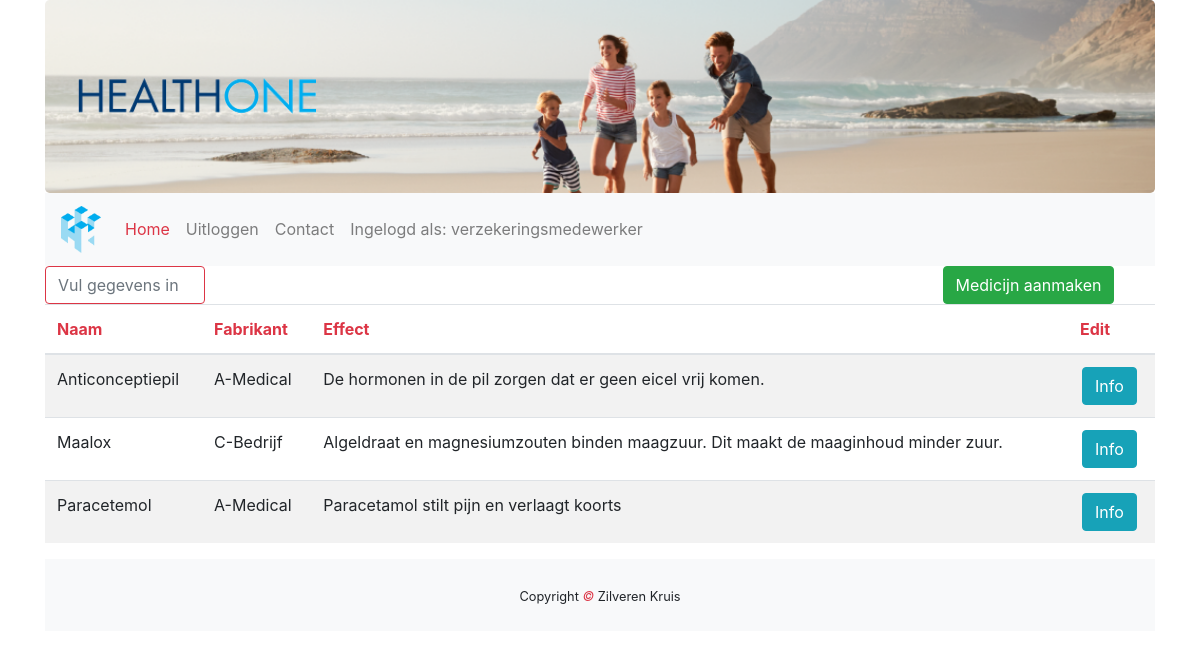
/zorgverzekeraar/medicijnen/overzicht.php (signed in), run on the app's committed database.
### tables this page shows
CREATE TABLE `medicijn` (
  `id` int(11) NOT NULL,
  `naam` varchar(45) DEFAULT NULL,
  `fabrikant` varchar(50) DEFAULT NULL,
  `vergoeding` tinyint(1) NOT NULL DEFAULT 0,
  `bijwerkingen` varchar(255) DEFAULT NULL,
  `effect` varchar(255) DEFAULT NULL,
  `prijs` double(10,2) DEFAULT NULL
);

### zorgverzekeraar/medicijnen/overzicht.php (the view, shortened to what this page needs)
<!DOCTYPE html>
<html lang="en">
<head>
    <link rel="stylesheet" href="https://maxcdn.bootstrapcdn.com/bootstrap/4.3.1/css/bootstrap.min.css">
    <link rel="stylesheet" href="../../css/index.css">
</head>
<body>
<div class="container">
    <div class="jumbotron text-center">
    <div class="row">
        <div class="col-sm-3">
            <img class="d-none d-sm-block img-fluid" src="../../img/healthtwo_text_transparent.png" alt="Logo">
        </div>
    </div>
</div>
<nav class="navbar navbar-expand-sm bg-light navbar-light sticky-top">
            <a class="navbar-brand" href="../verzekeraar_index.php">
                <img class="navbrand" src="../../img/healthtwo_logo_transparent.png" alt="Logo">
            </a>
            <div class="collapse navbar-collapse" id="collapse_target">
                <ul class="navbar-nav">
                    <li class="nav-item active">
                        <a class="nav-link text-danger" href="../../index.php">Home</a>
                    </li>
                    <?php
                    if(isset($_SESSION['functie']) && $_SESSION['functie'] != null) {
                        echo '<li class="nav-item"><a class="nav-link" href="uitloggen.php">Uitloggen</a></li>';
                    }
                    ?>
                    <li class="nav-item">
                        <a class="nav-link" href="../../contact.php">Contact</a>
                    </li>
                    <?php
                    if(isset($_SESSION['functie'])) {
                    echo '<li class="nav-item">
                    <a class="nav-link" href="#">Ingelogd als: ' . $_SESSION['functie'] .'</a></li>';
                }
                ?>
                </ul>
            </div>
        </nav>
<div class="row text-center">
    <div class="col-lg-2">
        <input class="form-control form-control-underlined border-danger" id="myInput" type="text"
               placeholder="Vul gegevens in">
    </div>
    <div class="col-lg-7">
    </div>
    <div class="col-lg-3">
        <a href="overzicht/aanmaken.php"><button class='btn btn-success' type=button>Medicijn aanmaken</button></a>
    </div>
</div>
<div class="table-responsive">
    <table class="table table-striped">
        <thead>
        <tr>
            <th scope="col" class="text-danger">Naam</th>
            <th scope="col" class="text-danger">Fabrikant</th>
            <th scope="col" class="text-danger">Effect</th>
            <th scope="col" class="text-danger">Edit</th>
        </tr>
        </thead>
        <tbody id="myTable">
        <?php
        try {
            $db = new PDO("mysql:host=localhost;dbname=healthone", "root", "");
            $query = $db->prepare("SELECT * FROM medicijn");
            $query->execute();
            $result = $query->fetchAll(PDO::FETCH_ASSOC);
            foreach ($result as &$data) {
                echo "<tr>";
                echo "<td>" . $data['naam'] . "</td>";
                echo "<td>" . $data["fabrikant"] . "</td>";
                echo "<td>" . $data['effect'] . "</td>";
                echo "<td><a href='overzicht/info.php?id=" . $data['id'] . "'>" . "<button type=\"button\" class=\"btn btn-info\">Info</button></a></td>";
                echo "</tr>";
            }
        } catch (PDOException $e) {
            die("OEPS iets is fout!" . $e->getMessage());
        }
        ?>
        </tbody>
    </table>
</div>
<footer class="py-4 bg-light text-dark-50 text-center">
    <small>Copyright <em class="text-danger"> &copy; </em>Zilveren Kruis</small>
</footer>
</div>
</body>
</html>

### css/index.css (style rules this page uses)
.jumbotron { margin-bottom: 0; background-image: url(../img/zilverenkruis_jumbotron.png); background-repeat: no-repeat; -webkit-background-size: cover; -o-background-size: cover; background-size: cover; }
.navbrand { width:40px; }
a { color: black; }
a button { margin-left: 2px; }

### data on the page
medicijn: naam "Anticonceptiepil", fabrikant "A-Medical", effect "De hormonen in de pil zorgen dat er geen eicel vrij komen."
medicijn: naam "Maalox", fabrikant "C-Bedrijf", effect "Algeldraat en magnesiumzouten binden maagzuur. Dit maakt de maaginhoud minder zuur."
medicijn: naam "Paracetemol", fabrikant "A-Medical", effect "Paracetamol stilt pijn en verlaagt koorts"

### other printed values
$_SESSION['functie'] "verzekeringsmedewerker"
